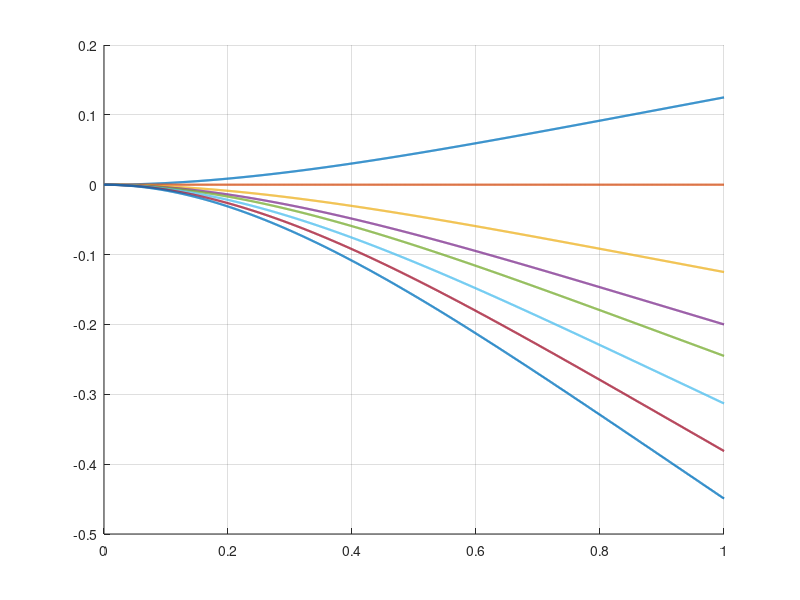

This chart was generated by the following MATLAB code: (Note: this script raises an error after producing the figure.)
function plot_steady_beam_distributed()
% Parameters
alpha2  = 1;          
kappa   = 1;          
y_minus = -0.2;       
fvals   = [1.0, 0.0, -1.0, -1.6, -2.0, -2.5, -3.0, -3.5];

% Grid
x = linspace(0,1,1000);

% Figure
figure(); hold on; grid on;

for k = 1:numel(fvals)
    f = fvals(k);
    threshold = f/(8*alpha2);

    if (y_minus <= threshold)
        u = (f/(24*alpha2)) .* ( (x.^2 - 4*x + 6) .* x.^2 );
    else
        u = contact_solution_closed_form(x, alpha2, kappa, f, y_minus);
        
    end
    
    plot(x, u, 'LineWidth', 1.6, 'DisplayName', sprintf('f = %.3g', f));
end

% Obstacle line
yline(y_minus, '--k', 'LineWidth', 1.6,'DisplayName','obstacle');

xlabel('$x$', 'Interpreter','latex'); 
ylabel('$\bar{u}(x)$', 'Interpreter','latex');
title(sprintf('Steady-State Beam over Distributed Obstacle $(\\kappa = %.3g)$', kappa), 'Interpreter','latex');
legend('Location', 'best', 'Interpreter', 'latex'); 
box on; grid off;

end

%===================== Helpers =====================%
% function u = contact_solution_closed_form(x, alpha2, kappa, f, y_minus)
% lambda = (kappa/alpha2)^(1/4);
% d = y_minus - f/kappa;
% 
% ch = cosh(lambda);
% sh = sinh(lambda);
% c  = cos(lambda);
% s  = sin(lambda);
% 
% den = -2 * (1 + ch*c);
% A   = d * (1 + ch*c + sh*s) / den;
% D   = d * (sh*c + ch*s) / den;
% B   = -D;
% C   = -d - A;
% 
% u = d + A*cosh(lambda*x) + B*sinh(lambda*x) + C*cos(lambda*x) + D*sin(lambda*x);
% 
function u = contact_solution_closed_form(x, alpha2, kappa, f, y_minus)

    if alpha2 <= 0 || kappa <= 0
        error('alpha2 and kappa must be positive.');
    end

    % parameters
    lambda = (kappa/alpha2)^(1/4);
    d = y_minus - f/kappa;

    % shorthands at x=1 for the boundary system
    ch = cosh(lambda);
    sh = sinh(lambda);
    c  = cos(lambda);
    s  = sin(lambda);

    M = [ 1   0    1    0;
          0   1    0    1;
          ch  sh  -c   -s;
          sh  ch   s   -c ];

    b = [-d; 0; 0; 0];

    X = M \ b;
    A = X(1); B = X(2); C = X(3); D = X(4);
    u = d ...
        + A*cosh(lambda.*x) ...
        + B*sinh(lambda.*x) ...
        + C*cos (lambda.*x) ...
        + D*sin (lambda.*x);
end
